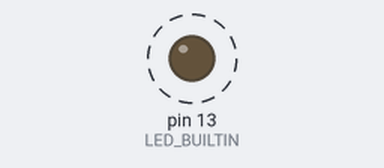
A sketch run on a simulated Arduino Uno, built with avr-gcc and run on an emulated ATmega328P. On the bench: output pins drawn as LEDs (lit = HIGH). Dashed ring = blinking.

Above: at 0.5 s.
Timing chart, 0 to 4.6 s (numbered marks = the images above):
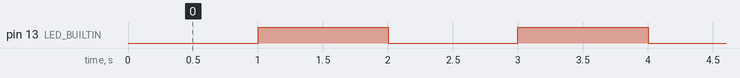

Measured:
- by itself, pin 13 (LED_BUILTIN): alternates HIGH for 1.0 s and LOW for 1.0 s

The sketch:

blink_without_delay.ino
```cpp
//variables for keeping the provious LED state
int previousLEDstate = LOW;

//last time the LED changed state
unsigned long lastTime = 0;

//interval between the blinks in milliseconds
int interval = 1000;

void setup() {
  // declare the pin for LED as OUTPUT
  pinMode(LED_BUILTIN, OUTPUT);

}

void loop() {

  //read the current time
  unsigned long currentTime = millis();

  // compare the current time with the last time
  if(currentTime - lastTime >= interval){
    //first set the previous time to the current time
    lastTime = currentTime;

     // then we inverse the state of the LED
     if(previousLEDstate == HIGH){
      digitalWrite(LED_BUILTIN, LOW);
      previousLEDstate = LOW;
     } else{
      digitalWrite(LED_BUILTIN, HIGH);
      previousLEDstate = HIGH;
     }
  }
}
```
